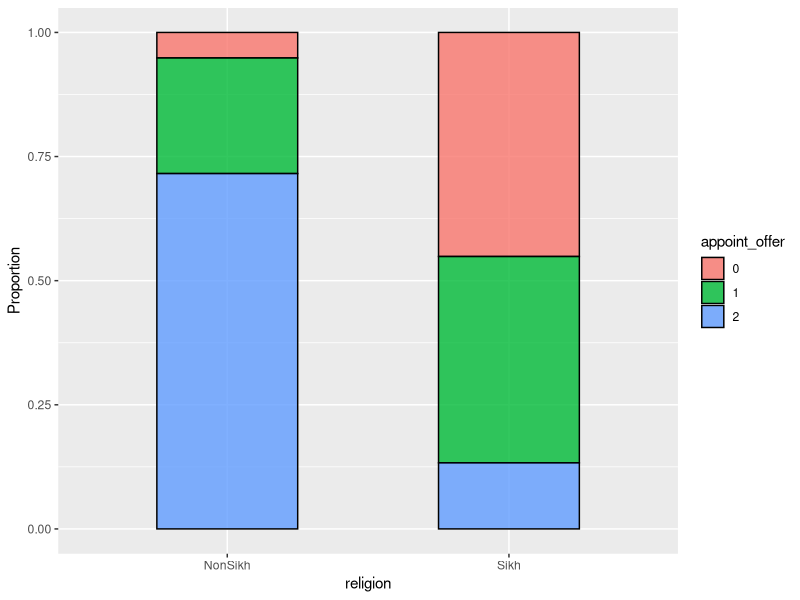

Generate this figure with R: (Note: this script raises an error after producing the figure.)
library(tidyverse)
library(MASS)

# ==== Generate simulated data ====
set.seed(1)
n <- 600 ## simulated number of participants
dat <- data.frame(religion = factor(sample(c("Sikh","NonSikh"), n, replace = T)),
                  gender = factor(sample(c("Female","Male"), n, replace = T)),
                  accent = factor(sample(c("Present", "Absent"), n, replace = T)),
                  city = factor(sample(c("Richmond", "Surrey"), n, replace = T)))
dat$appoint_offer <- as.factor(sapply(0.5*(as.numeric(dat$religion)-1)+0.3*(as.numeric(dat$accent)-1), 
                       function(p){sample(c(0,1), 1, replace = T, prob = c(p, 1-p))}) +
                         sapply(0.5*(as.numeric(dat$religion)-1)+0.3*(as.numeric(dat$accent)-1), 
                                function(p){sample(c(0,1), 1, replace = T, prob = c(p, 1-p))}))

# ==== Exploratory analysis ====
# proportion of `appoint_offer` values within different religions
dat %>% 
  count(religion, appoint_offer) %>%
  group_by(religion) %>%
  mutate(freq = n / sum(n)) %>%
  ggplot(aes(religion, freq, fill = appoint_offer)) +
  geom_bar(stat = "identity",position = "stack", color="black", width = 0.5, alpha=0.8) +
  ylab("Proportion") + 
  ggsave("../Plots/Proportions_appoint_offer_religion.png", height = 3, width = 4.5)

# proportion of `appoint_offer` values within different genders
dat %>% 
  count(gender, appoint_offer) %>%
  group_by(gender) %>%
  mutate(freq = n / sum(n)) %>%
  ggplot(aes(gender, freq, fill = appoint_offer)) +
  geom_bar(stat = "identity",position = "stack", color="black", width = 0.5, alpha=0.8) +
  ylab("Proportion") +
  ggsave("../Plots/Proportions_appoint_offer_gender.png", height = 3, width = 4.5)

# proportion of `appoint_offer` values within different accents
dat %>% 
  count(accent, appoint_offer) %>%
  group_by(accent) %>%
  mutate(freq = n / sum(n)) %>%
  ggplot(aes(accent, freq, fill = appoint_offer)) +
  geom_bar(stat = "identity",position = "stack", color="black", width = 0.5, alpha=0.8) +
  ylab("Proportion") + 
  ggsave("../Plots/Proportions_appoint_offer_accent.png", height = 3, width = 4.5)

# proportion of `appoint_offer` values within different citys
dat %>% 
  count(city, appoint_offer) %>%
  group_by(city) %>%
  mutate(freq = n / sum(n)) %>%
  ggplot(aes(city, freq, fill = appoint_offer)) +
  geom_bar(stat = "identity",position = "stack", color="black", width = 0.5, alpha=0.8) +
  ylab("Proportion") + 
  ggsave("../Plots/Proportions_appoint_offer_city.png", height = 3, width = 4.5)

# ==== Apply ordinal regression ====
or.fit <- polr(appoint_offer ~ religion + gender + accent + city, data = dat, Hess=TRUE)

summary(or.fit)

round(coef(or.fit),3)





